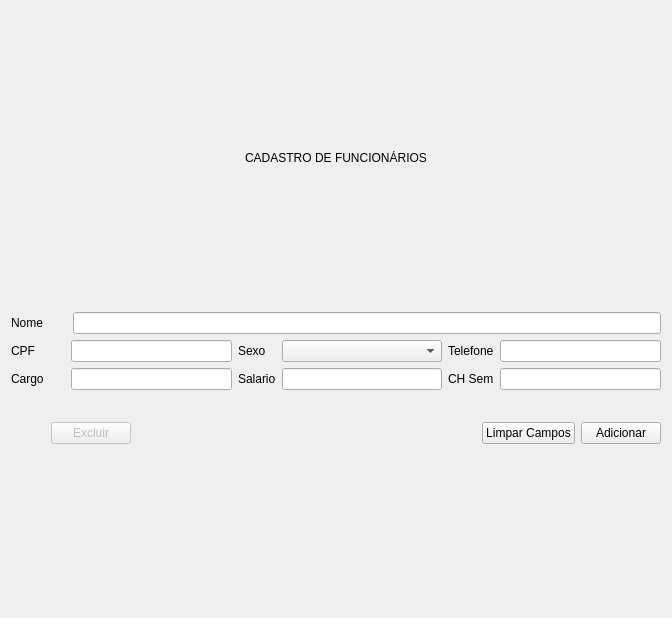
<?xml version="1.0" encoding="UTF-8"?>
<ui version="4.0">
 <class>p_cadUsuario</class>
 <widget class="QWidget" name="p_cadUsuario">
  <property name="geometry">
   <rect>
    <x>0</x>
    <y>0</y>
    <width>672</width>
    <height>618</height>
   </rect>
  </property>
  <property name="sizePolicy">
   <sizepolicy hsizetype="Maximum" vsizetype="Maximum">
    <horstretch>0</horstretch>
    <verstretch>0</verstretch>
   </sizepolicy>
  </property>
  <property name="windowTitle">
   <string>Cadastrar Usuario</string>
  </property>
  <layout class="QVBoxLayout" name="verticalLayout_2">
   <item>
    <widget class="QLabel" name="label_2">
     <property name="styleSheet">
      <string notr="true">font: 14pt &quot;Noto Sans&quot;;</string>
     </property>
     <property name="text">
      <string>&lt;html&gt;&lt;head/&gt;&lt;body&gt;&lt;p align=&quot;center&quot;&gt;CADASTRO DE FUNCIONÁRIOS&lt;/p&gt;&lt;/body&gt;&lt;/html&gt;</string>
     </property>
    </widget>
   </item>
   <item>
    <layout class="QVBoxLayout" name="verticalLayout">
     <item>
      <layout class="QFormLayout" name="formLayout_2">
       <item row="0" column="0">
        <widget class="QLabel" name="label">
         <property name="text">
          <string>Nome       </string>
         </property>
        </widget>
       </item>
       <item row="0" column="1">
        <widget class="QLineEdit" name="campNome"/>
       </item>
       <item row="2" column="0" colspan="2">
        <layout class="QGridLayout" name="gridLayout_2">
         <item row="1" column="3">
          <widget class="QComboBox" name="comboSexos"/>
         </item>
         <item row="1" column="4">
          <widget class="QLabel" name="label_4">
           <property name="text">
            <string>Telefone</string>
           </property>
          </widget>
         </item>
         <item row="1" column="0">
          <widget class="QLabel" name="label_3">
           <property name="text">
            <string>CPF         </string>
           </property>
          </widget>
         </item>
         <item row="1" column="5">
          <widget class="QLineEdit" name="campTelefone"/>
         </item>
         <item row="1" column="1">
          <widget class="QLineEdit" name="campCpf"/>
         </item>
         <item row="1" column="2">
          <widget class="QLabel" name="label_7">
           <property name="text">
            <string>Sexo</string>
           </property>
          </widget>
         </item>
         <item row="2" column="0">
          <widget class="QLabel" name="label_5">
           <property name="text">
            <string>Cargo</string>
           </property>
          </widget>
         </item>
         <item row="2" column="3">
          <widget class="QLineEdit" name="campSalario">
           <property name="readOnly">
            <bool>false</bool>
           </property>
          </widget>
         </item>
         <item row="2" column="5">
          <widget class="QLineEdit" name="campCh_sem">
           <property name="readOnly">
            <bool>false</bool>
           </property>
          </widget>
         </item>
         <item row="2" column="2">
          <widget class="QLabel" name="label_6">
           <property name="text">
            <string>Salario</string>
           </property>
          </widget>
         </item>
         <item row="2" column="4">
          <widget class="QLabel" name="label_8">
           <property name="text">
            <string>CH Sem</string>
           </property>
          </widget>
         </item>
         <item row="2" column="1">
          <widget class="QLineEdit" name="campCargo"/>
         </item>
        </layout>
       </item>
       <item row="3" column="0">
        <spacer name="verticalSpacer">
         <property name="orientation">
          <enum>Qt::Vertical</enum>
         </property>
         <property name="sizeType">
          <enum>QSizePolicy::Minimum</enum>
         </property>
         <property name="sizeHint" stdset="0">
          <size>
           <width>20</width>
           <height>20</height>
          </size>
         </property>
        </spacer>
       </item>
       <item row="4" column="0" colspan="2">
        <layout class="QGridLayout" name="gridLayout_3">
         <item row="0" column="1">
          <layout class="QHBoxLayout" name="horizontalLayout">
           <item>
            <spacer name="horizontalSpacer_2">
             <property name="orientation">
              <enum>Qt::Horizontal</enum>
             </property>
             <property name="sizeType">
              <enum>QSizePolicy::Minimum</enum>
             </property>
             <property name="sizeHint" stdset="0">
              <size>
               <width>40</width>
               <height>20</height>
              </size>
             </property>
            </spacer>
           </item>
           <item>
            <widget class="QPushButton" name="b_excluir">
             <property name="enabled">
              <bool>false</bool>
             </property>
             <property name="text">
              <string>Excluir</string>
             </property>
            </widget>
           </item>
           <item>
            <spacer name="horizontalSpacer">
             <property name="orientation">
              <enum>Qt::Horizontal</enum>
             </property>
             <property name="sizeHint" stdset="0">
              <size>
               <width>40</width>
               <height>20</height>
              </size>
             </property>
            </spacer>
           </item>
           <item>
            <widget class="QPushButton" name="b_limpar">
             <property name="enabled">
              <bool>true</bool>
             </property>
             <property name="text">
              <string>Limpar Campos</string>
             </property>
            </widget>
           </item>
           <item>
            <widget class="QPushButton" name="b_novo">
             <property name="enabled">
              <bool>true</bool>
             </property>
             <property name="text">
              <string>Adicionar</string>
             </property>
            </widget>
           </item>
          </layout>
         </item>
        </layout>
       </item>
      </layout>
     </item>
    </layout>
   </item>
  </layout>
 </widget>
 <tabstops>
  <tabstop>campNome</tabstop>
  <tabstop>campCpf</tabstop>
  <tabstop>comboSexos</tabstop>
  <tabstop>campTelefone</tabstop>
  <tabstop>campSalario</tabstop>
  <tabstop>campCh_sem</tabstop>
  <tabstop>b_novo</tabstop>
  <tabstop>b_limpar</tabstop>
  <tabstop>b_excluir</tabstop>
 </tabstops>
 <resources/>
 <connections/>
</ui>
